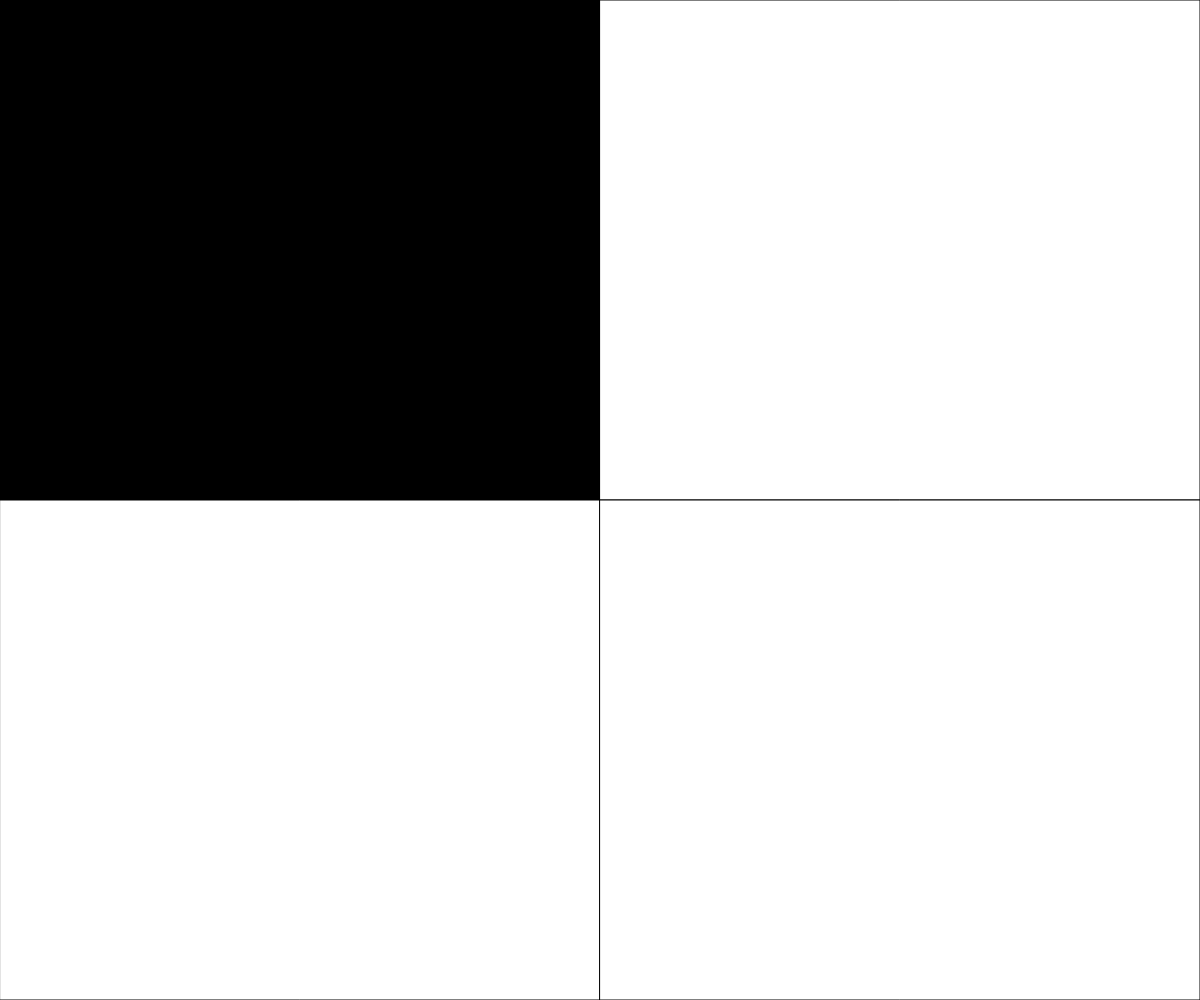
Frame 1 (no input)
Frame 60 (no input): identical to frame 1, image omitted
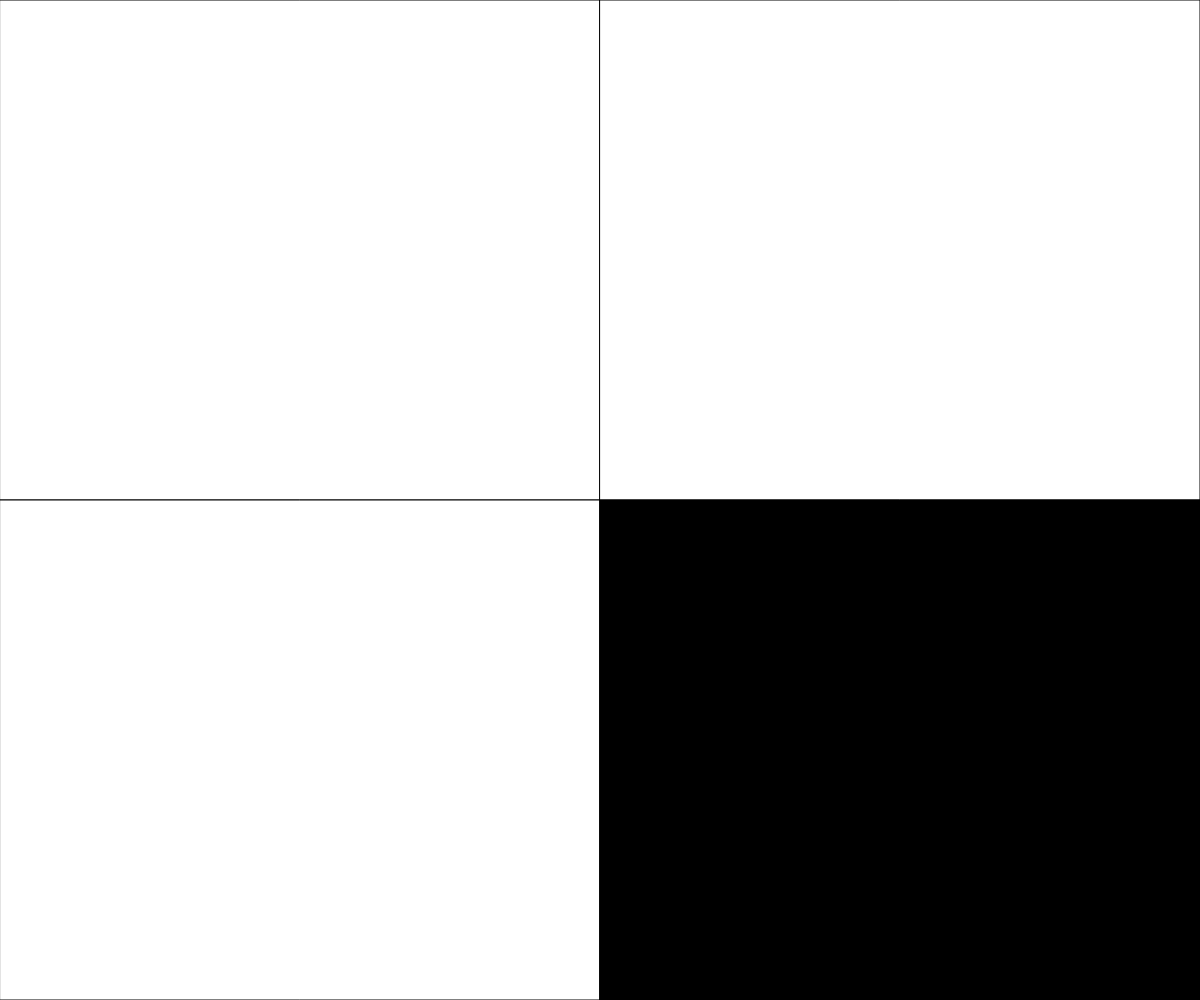
Frame 120 (the mouse pressed at the canvas centre since frame 60)

The p5.js sketch that drew these frames (run headless with seeded random() and noise() and a simulated clock; from frame 60 on, the mouse is pressed at the canvas centre):

// p5.js sketch
// ── sketch.js
// Rollovers
// Leif Christensen
// 
//
// Extra for Experts:
// - describe what you did to take this project "above and beyond"

let fadeRect1 = 255;
let fadeRect2 = 255;
let fadeRect3 = 255;
let fadeRect4 = 255;
//stores = the colour for the fade.

let mouseQuadrant = 1;
// quadrant one = upper left, quadrant two = upper right,quadrant three = bottom left, quadrant four = bottom right.

function setup() {
  createCanvas(windowWidth, windowHeight);
}
//makes the canvas the project is set up on.

function determineMouse(){
  if (mouseX < windowWidth/2){
    if (mouseY < height/2)mouseQuadrant = 1;
    else mouseQuadrant = 3;
  }
  else{
    if(mouseY < height/2)mouseQuadrant = 2;
    else mouseQuadrant = 4;
  }
  print (mouseQuadrant);
} 
//Finds the quadrant the mouse is and saves it into the varible mouseQuadrant.

function draw() {
  background(255);
  determineMouse();
  fadeQuadrant();
}
//makes the the background and the four rectangles in each quadrant.

function fadeQuadrant(){
  if (mouseQuadrant === 1){ //top left
    fadeRect1 = 0; 
    fill(fadeRect1);
    rect(0, 0, width/2, height/2);
  }
  else{
    fadeRect1 += 5;
    fill(fadeRect1);
    rect(0, 0, width/2, height/2);
  }

  if (mouseQuadrant === 2){//top right
    fadeRect2 = 0; 
    fill(fadeRect2);
    rect(width/2, 0, width/2, height/2);
  }
  else{
    fadeRect2 += 5;
    fill(fadeRect2);
    rect(width/2, 0, width/2, height/2);
  }

  if (mouseQuadrant === 3){//bottom left
    fadeRect3 = 0; 
    fill(fadeRect3);
    rect(0, height/2, width/2, height/2);
  }
  else{
    fadeRect3 += 5;
    fill(fadeRect3)
    rect(0, height/2, width/2, height/2);
  }
  if (mouseQuadrant === 4){//bottom right
    fadeRect4 = 0; 
    fill(fadeRect4);
    rect(width/2, height/2, width/2, height/2);
  }
  else{
    fadeRect4 += 5;
    fill(fadeRect4)
    rect(width/2, height/2, width/2, height/2);
  }
}

//this code truns the rectangles black when going over them with the mouse
//and fades it  back to white when you leave.
